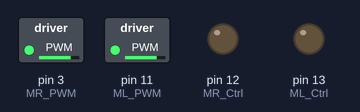
A sketch run on a simulated Arduino Uno, built with avr-gcc and run on an emulated ATmega328P. Parts: switched loads named in the sketch (green lamp = pin HIGH), output pins drawn as LEDs (lit = HIGH).

Above: at 0.05 s.
At 2.5 s:
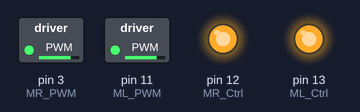
At 5.0 s:
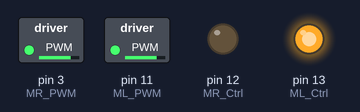
At 7.45 s:
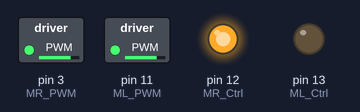
At 9.95 s:
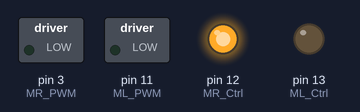
Timing chart, 0 to 13.0 s (numbered marks = the images above):
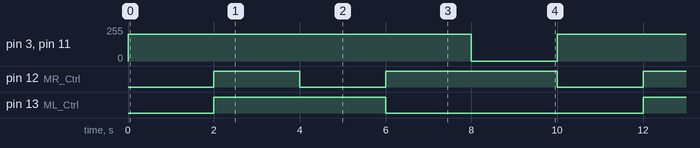

Measured:
- by itself, pin 3 (MR_PWM), pin 11 (ML_PWM): alternates 200/255 for 8.0 s and 0/255 for 2.0 s
- by itself, pin 12 (MR_Ctrl): repeats every 10.0 s: LOW 2.0 s, HIGH 4.0 s, LOW 2.0 s, HIGH 2.0 s
- by itself, pin 13 (ML_Ctrl): alternates HIGH for 4.0 s and LOW for 6.0 s

The sketch:

lesson_8.1.ino
```cpp
/*
 keyestudio Mini Tank Robot v2.0
 lesson 8.1
 motor driver
 http://www.keyestudio.com
*/

#define ML_Ctrl 13  //define the direction control pin of left motor
#define ML_PWM 11   //define the PWM control pin of left motor
#define MR_Ctrl 12  //define direction control pin of right motor
#define MR_PWM 3   // define the PWM control pin of right motor

void setup()
{
  pinMode(ML_Ctrl, OUTPUT);//define direction control pin of left motor to output
  pinMode(ML_PWM, OUTPUT);//define PWM control pin of left motor as output
  pinMode(MR_Ctrl, OUTPUT);//define direction control pin of right motor as output.
  pinMode(MR_PWM, OUTPUT);//define the PWM control pin of right motor as output
}

void loop()
{
  digitalWrite(ML_Ctrl,LOW);//set the direction control pin of left motor to LOW
  analogWrite(ML_PWM,200);//set the PWM control speed of left motor to 200
  digitalWrite(MR_Ctrl,LOW);//set the direction control pin of right motor to LOW
  analogWrite(MR_PWM,200);//set the PWM control speed of right motor to 200

  //front
  delay(2000);//delay in 2s
   digitalWrite(ML_Ctrl,HIGH);//set the direction control pin of left motor to HIGH
  analogWrite(ML_PWM,200);//set the PWM control speed of left motor to 200
digitalWrite(MR_Ctrl,HIGH);//set the direction control pin of right motor to HIGH
  analogWrite(MR_PWM,200);//set the PWM control speed of right motor to 200

   //back
  delay(2000);//delay in 2s
  digitalWrite(ML_Ctrl,HIGH);//set the direction control pin of left motor to HIGH
  analogWrite(ML_PWM,200);//set the PWM control speed of left motor to 200
  digitalWrite(MR_Ctrl,LOW);//set the direction control pin of right motor to LOW
  analogWrite(MR_PWM,200);//set the PWM control speed of right motor to 200

    //left
  delay(2000);//delay in 2s
   digitalWrite(ML_Ctrl,LOW);//set the direction control pin of left motor to LOW
  analogWrite(ML_PWM,200);//set the PWM control speed of left motor to 200
  digitalWrite(MR_Ctrl,HIGH);//set the direction control pin of right motor to HIGH
  analogWrite(MR_PWM,200);//set the PWM control speed of right motor to 200

   //right
  delay(2000);//delay in 2s
  analogWrite(ML_PWM,0);//set the PWM control speed of left motor to 0
  analogWrite(MR_PWM,0);//set the PWM control speed of right motor to 0

    //stop
  delay(2000);//delay in 2s
}//*****************************************
```
